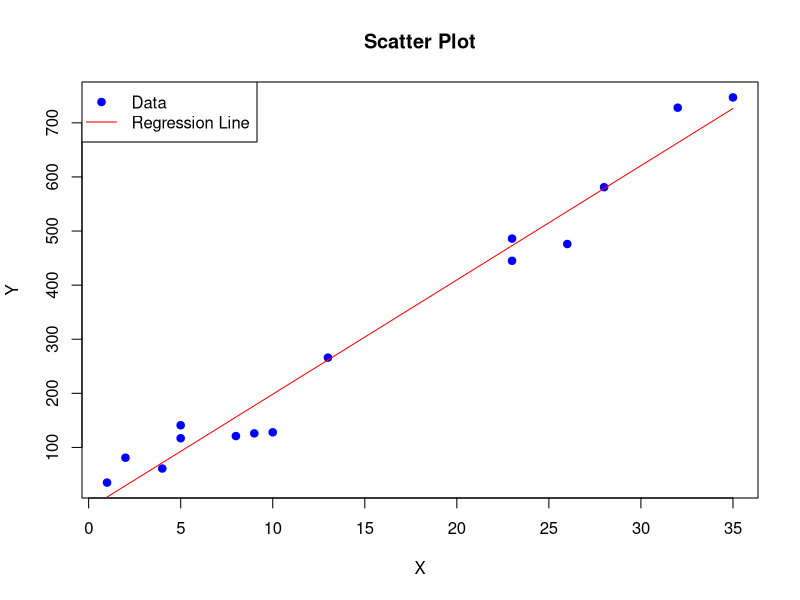

Here is the R script that generated this plot:
# data
x <- c(23,35,2,28,5,32,23,10,4,26,1,8,13,9,5)
y <- c(486,747,81,581,117,728,445,128,61,476,35,121,266,126,141)
# finding the correlation 
correlation = cor(x,y)
print("Correlation between the dependent variable (songs) and independent variable (months) =")
print(correlation)
# defining model obtained in Excel
model <- function(x) {
  return(-12.88728849 + 21.12638*x )
}

# Plotting the scatter plot of the data
plot(x, y, main = "Scatter Plot",
     xlab = "X", ylab = "Y", pch = 19, col = "blue")

#Fitting the model obtained in Excel to the scatter plot
lines(x, model(x), col = "red")

legend("topleft", legend = c("Data", "Regression Line"),
       col = c("blue", "red"), pch = c(19, NA), lty = c(NA, 1))

